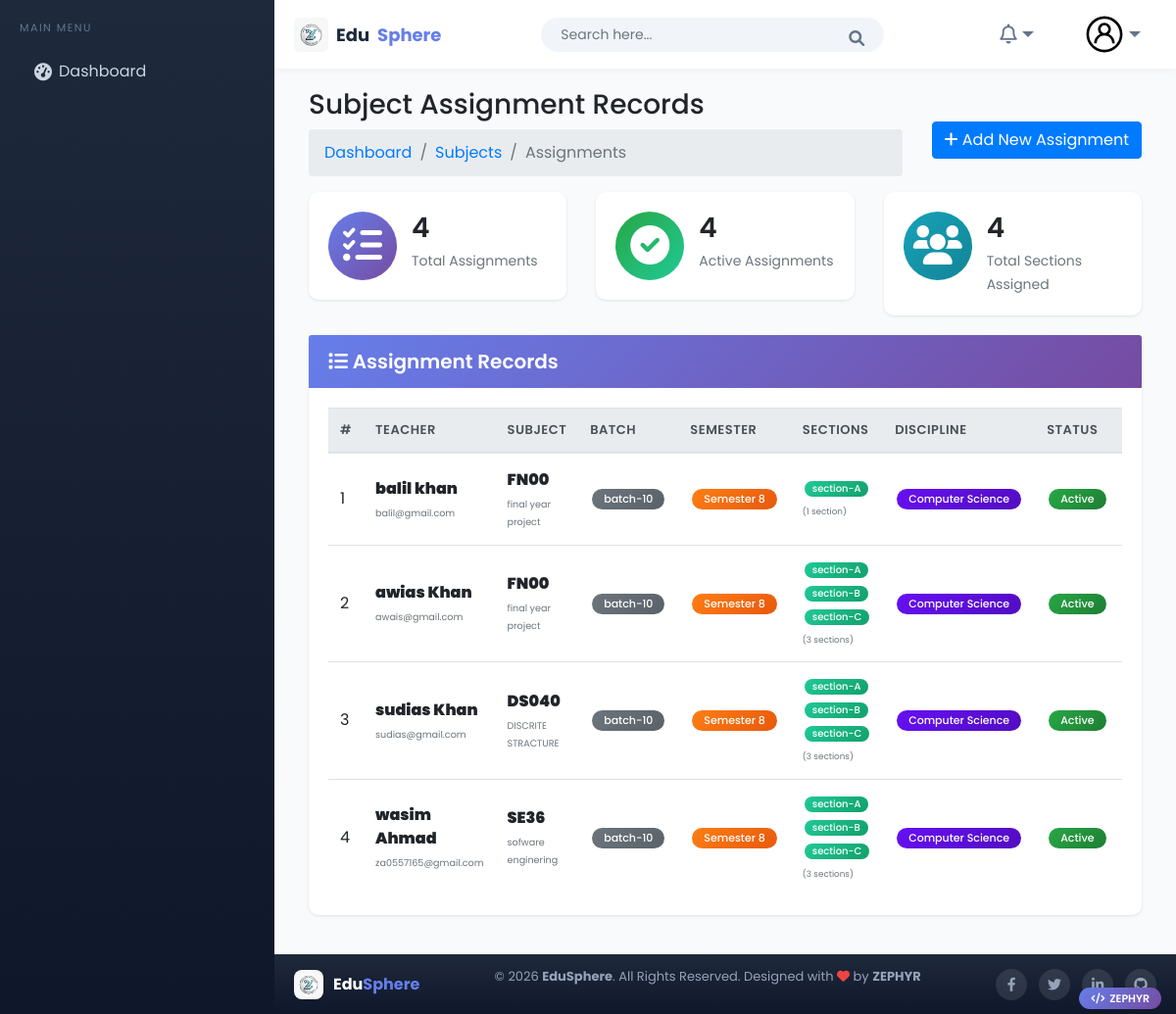
Page /subjectassign/view/ on the earlier database version.
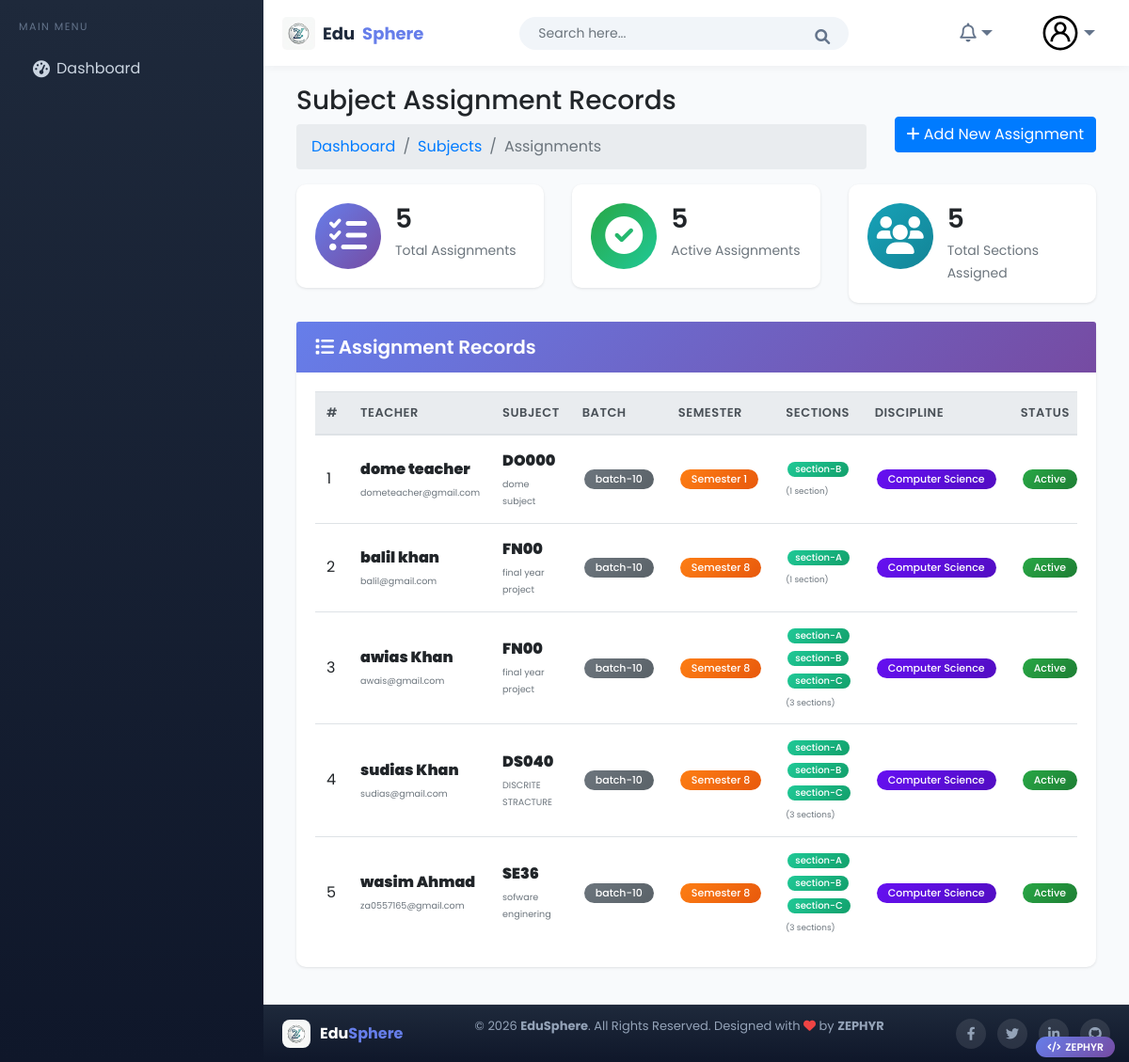
Same page on the later database version.
### subject/models.py (models this page shows, shortened)
class SubjectAssign(models.Model):
    teacher = models.ForeignKey(
        Teacher,
        on_delete=models.CASCADE,
        related_name="assigned_subjects",
        verbose_name="Teacher",
        help_text="Select the teacher for this subject"
    )
    subject = models.ForeignKey(
        Subject,
        on_delete=models.CASCADE,
        related_name="assigned_teachers",
        verbose_name="Subject",
        help_text="Select the subject to assign"
    )
    batch = models.ForeignKey(
        Batch,
        on_delete=models.CASCADE,
        related_name="subject_assignments",
        verbose_name="Batch",
        help_text="Select the batch for this assignment"
    )
    semester = models.ForeignKey(
        Semester,
        on_delete=models.CASCADE,
        related_name="subject_assignments",
        verbose_name="Semester",
        help_text="Select the semester for this assignment"
    )
    sections = models.ManyToManyField(
        Section,
        related_name="subject_assignments",
        verbose_name="Sections",
        help_text="Select multiple sections for this assignment"
    )
    assigned_date = models.DateField(
        auto_now_add=True,
        verbose_name="Assigned Date"
    )
    discipline = models.ForeignKey(
        Discipline,
        on_delete=models.CASCADE,
        verbose_name="Discipline"
    )
    is_active = models.BooleanField(
        default=True,
        verbose_name="Active SubjectAssign"
    )
    class Meta:
        verbose_name = "Subject Assignment"
        verbose_name_plural = "Subject Assignments"
        unique_together = ['teacher', 'subject', 'batch', 'semester']
        ordering = ['teacher', 'subject']

class Subject(models.Model):
    SUBJECT_TYPE_CHOICES = [
        ('core', 'Core'),
        ('elective', 'Elective'),
    ]
    name = models.CharField(
        max_length=100,
        verbose_name="Subject Name",
        help_text="Enter the full name of the subject"
    )
    code = models.CharField(
        max_length=20,
        unique=True,
        verbose_name="Subject Code",
        help_text="Short code for the subject (e.g., CS101)"
    )
    subject_type = models.CharField(
        max_length=10,
        choices=SUBJECT_TYPE_CHOICES,
        default='core',
        verbose_name="Subject Type"
    )
    prerequisites = models.ManyToManyField(
        'self',
        symmetrical=False,
        blank=True,
        verbose_name="Prerequisite Subjects",
        help_text="Select subjects that must be completed before taking this subject",
        related_name='is_prerequisite_for'
    )
    credit_hours = models.PositiveSmallIntegerField(
        default=3,
        validators=[
            MinValueValidator(1),
            MaxValueValidator(10)
        ],
        verbose_name="Credit Hours",
        help_text="Number of credit hours for this subject"
    )
    description = models.TextField(
        blank=True,
        null=True,
        verbose_name="Description",
        help_text="Optional description about the subject"
    )
    created_at = models.DateTimeField(auto_now_add=True)
    updated_at = models.DateTimeField(auto_now=True)
    is_active = models.BooleanField(default=True)
    class Meta:
        verbose_name = "Subject"
        verbose_name_plural = "Subjects"
        ordering = ['code']

### teachers/models.py (models this page shows, shortened)
class Teacher(models.Model):  #
    user = models.OneToOneField(CustomUser, on_delete=models.CASCADE, related_name="teacher", null=True, blank=True)
    first_name = models.CharField(max_length=100)
    last_name = models.CharField(max_length=100)
    father_name = models.CharField(max_length=100)
    teacher_id = models.CharField(max_length=20, unique=True)
    gender = models.CharField(max_length=10, choices=[('Male','Male'),('Female','Female'),('Others','Others')], blank=True, null=True)
    date_of_birth = models.DateField(null=True, blank=True)
    salary = models.DecimalField(max_digits=10, decimal_places=2,blank=True,null=True)
    religion = models.CharField(max_length=50, blank=True)
    joining_date = models.DateField(null=True, blank=True)
    mobile_number = models.CharField(max_length=15)
    email = models.EmailField(max_length=100)
    field = models.CharField(max_length=50, verbose_name="Specialization")
    experience = models.PositiveIntegerField(blank=True,null=True)
    teacher_image = models.ImageField(upload_to='teachers/', blank=True)
    slug = models.SlugField(max_length=255, unique=True, blank=True)
    is_active = models.BooleanField(default=True)
    role = models.CharField(max_length=50, blank=True, default="Teacher")
    class Meta:
        ordering = ['first_name', 'last_name']
        verbose_name = "Teacher"
        verbose_name_plural = "Teachers"

### Academic/models.py (models this page shows, shortened)
class Batch(models.Model):
    name = models.CharField(max_length=10)
    start_session = models.CharField(max_length=10)
    end_session = models.CharField(max_length=10)
    discipline = models.ForeignKey(Discipline, on_delete=models.CASCADE)

class Semester(models.Model):
    number = models.IntegerField(
        validators=[MinValueValidator(1), MaxValueValidator(8)],
        unique=True
    )

class Section(models.Model):  # Changed from Sections to Section (singular)
    name = models.CharField(max_length=10)
    batch = models.ForeignKey(Batch, on_delete=models.CASCADE)
    discipline = models.ForeignKey(Discipline, on_delete=models.CASCADE)
    class Meta:
        unique_together = ('name', 'batch')

class Discipline(models.Model):  # Fixed spelling from Decipline to Discipline
    PROGRAM_CHOICES = [
        ('BS', 'BS'),
        ('MS', 'MS'),
        ('PhD', 'PhD'),
    ]
    FIELD_CHOICES = [
        ('Computer Science', 'Computer Science'),
        ('Software Engineering', 'Software Engineering'),
        ('Artificial Intelligence', 'Artificial Intelligence'),
        ('Cyber Security', 'Cyber Security'),
        ('Data Science', 'Data Science'),
    ]
    program = models.CharField(max_length=40, choices=PROGRAM_CHOICES)
    field = models.CharField(max_length=40, choices=FIELD_CHOICES)
    class Meta:
        unique_together = ('program', 'field')
        verbose_name_plural = "Disciplines"

### subject/views.py (the view)
# urls.py: path('assign/view/', views.show_subject_assign, name='show_subject_assign'),
def show_subject_assign(request):
    assigns = SubjectAssign.objects.select_related(
        "teacher", "subject", "batch", "semester", "discipline"
    ).prefetch_related("sections").order_by('-id')
    subject_id = request.GET.get('subject')
    teacher_id = request.GET.get('teacher')
    batch_id = request.GET.get('batch')
    semester_id = request.GET.get('semester')
    if subject_id:
        assigns = assigns.filter(subject_id=subject_id)
    if teacher_id:
        assigns = assigns.filter(teacher_id=teacher_id)
    if batch_id:
        assigns = assigns.filter(batch_id=batch_id)
    if semester_id:
        assigns = assigns.filter(semester_id=semester_id)
    context = {
        "assigns": assigns,
        "subjects": Subject.objects.filter(is_active=True),
        "teachers": Teacher.objects.all(),
        "batches": Batch.objects.all(),
        "semesters": Semester.objects.all(),
    }
    return render(request, "subject/show-subject-assign-record.html", context)

### home_auth/context_processors.py (called while the page is built, shortened)
def user_role_context(request):
    context = {
        'user_role': None,
        'is_demo_user': False,
        'can_edit': False,
        'can_delete': False,
        'can_add': False,
        'can_view': True,
    }
    return context

### templates/subject/show-subject-assign-record.html (shortened to what the changed rows need)
{% extends "Home/base.html" %}
{% load static %}
{% block body %}
<div class="page-wrapper">
    <div class="content container-fluid">
        <div class="row">
            <div class="col-md-4">
                <div class="card dash-widget">
                    <div class="card-body">
                        <div class="dash-widget-info">
                            <h3>{{ assigns|length }}</h3>
                            <span>Total Assignments</span>
                        </div>
                    </div>
                </div>
            </div>
            <div class="col-md-4">
                <div class="card dash-widget">
                    <div class="card-body">
                        <div class="dash-widget-info">
                            <h3>{{ assigns|length }}</h3>
                            <span>Active Assignments</span>
                        </div>
                    </div>
                </div>
            </div>
            <div class="col-md-4">
                <div class="card dash-widget">
                    <div class="card-body">
                        <div class="dash-widget-info">
                            <h3>{{ assigns|length }}</h3>
                            <span>Total Sections Assigned</span>
                        </div>
                    </div>
                </div>
            </div>
        </div>
        <div class="card">
            <div class="card-body">
                <div class="table-responsive">
                    <table class="table table-hover table-center mb-0">
                        <thead class="thead-light">
                            <tr>
                                <th>#</th>
                                <th>Teacher</th>
                                <th>Subject</th>
                                <th>Batch</th>
                                <th>Semester</th>
                                <th>Sections</th>
                                <th>Discipline</th>
                                <th>Status</th>
                                <th class="text-right">Actions</th>
                            </tr>
                        </thead>
                        <tbody>
                            {% for assign in assigns %}
                            <tr>
                                <td>{{ forloop.counter }}</td>
                                <td>
                                    <div class="teacher-info">
                                        <div class="teacher-name">
                                            <strong>{{ assign.teacher.first_name }} {{ assign.teacher.last_name }}</strong>
                                        </div>
                                        <div class="teacher-email">
                                            <small class="text-muted">{{ assign.teacher.email|default:"No email" }}</small>
                                        </div>
                                    </div>
                                </td>
                                <td>
                                    <div class="subject-info">
                                        <div class="subject-code">
                                            <strong>{{ assign.subject.code }}</strong>
                                        </div>
                                        <div class="subject-name">
                                            <small class="text-muted">{{ assign.subject.name|truncatechars:30 }}</small>
                                        </div>
                                    </div>
                                </td>
                                <td><span class="badge badge-batch">{{ assign.batch.name }}</span></td>
                                <td><span class="badge badge-semester">Semester {{ assign.semester.number }}</span></td>
                                <td class="sections-cell">
                                    {% with sections=assign.sections.all %}
                                        {% if sections %}
                                            <div class="sections-list">
                                                {% for section in sections %}
                                                    <span class="badge badge-section">{{ section.name }}</span>
                                                {% endfor %}
                                            </div>
                                            <div class="sections-count text-muted mt-1">
                                                <small>({{ sections|length }} section{{ sections|length|pluralize }})</small>
                                            </div>
                                        {% else %}
                                            <span class="badge badge-warning">No Sections</span>
                                        {% endif %}
                                    {% endwith %}
                                </td>
                                <td><span class="badge badge-discipline">{{ assign.discipline.field|truncatechars:20 }}</span></td>
                                <td>
                                    {% if assign.is_active %}
                                        <span class="badge badge-success">Active</span>
                                    {% else %}
                                        <span class="badge badge-danger">Inactive</span>
                                    {% endif %}
                                </td>
                                <td class="text-right">
                                </td>
                            </tr>
                            {% endfor %}
                        </tbody>
                    </table>
                </div>
            </div>
        </div>
    </div>
</div>
{% endblock %}

Differences in the rows shown:
added SubjectAssign: teacher.first_name "dome", teacher.last_name "teacher", teacher.email "dometeacher@gmail.com", subject.code "DO000", subject.name "dome subject", batch.name "batch-10", semester.number "1", sections.all|length "1", discipline.field "Computer Science", is_active "Active", Section (name "section-B")
Other differences:
{{ assigns|length }}: "4" → "5"
